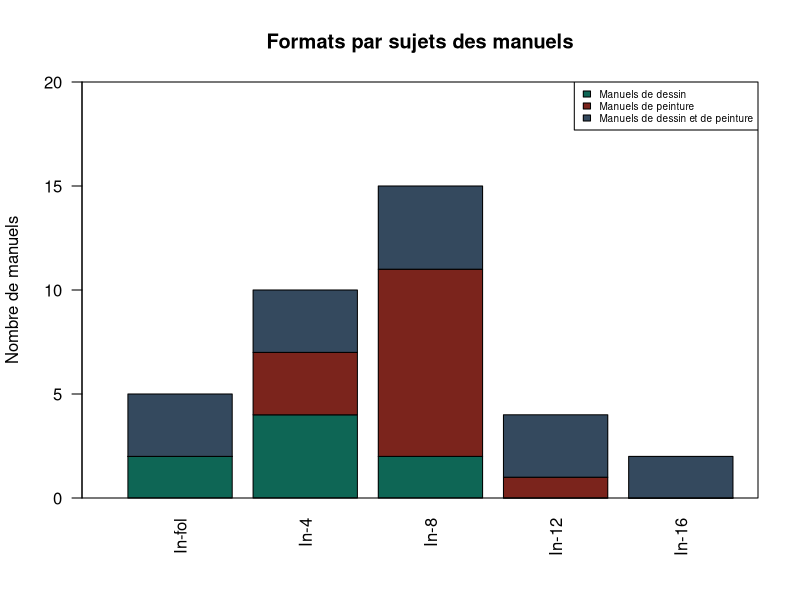

Write R code to recreate this figure.
# Script de création d'un graphique pour visualier les différents 
# types de manuels en fonction de leurs formats.

# Marina Giardinetti
# École nationale des Chartes
# 2020



# Déclarer la librairie
library(ggplot2)

# Insérer les données récoltées
formats <- c("In-fol", "In-4", "In-8", "In-12", "In-16") 
manuels_dessin <- c(2, 4, 2, 0, 0)
manuels_peinture <- c(0, 3, 9, 1, 0)
manuels_dessin_peinture <- c(3, 3, 4, 3, 2)
data <- cbind(manuels_dessin, manuels_peinture, manuels_dessin_peinture)

# Création du graphique
graph <- barplot(t(data),beside=F,col=c("#0E6655","#7B241C","#34495E"),ylab="Nombre de manuels",names=formats,las=2,horiz=F,
        ylim=c(0,20),xlim=c(0,6),space=0.2, main = "Formats par sujets des manuels")
box()

# Création de la légende
legend(x="topright", cex=0.6,
       legend=c("Manuels de dessin", "Manuels de peinture", "Manuels de dessin et de peinture"), fill=c("#0E6655","#7B241C","#34495E"))


        